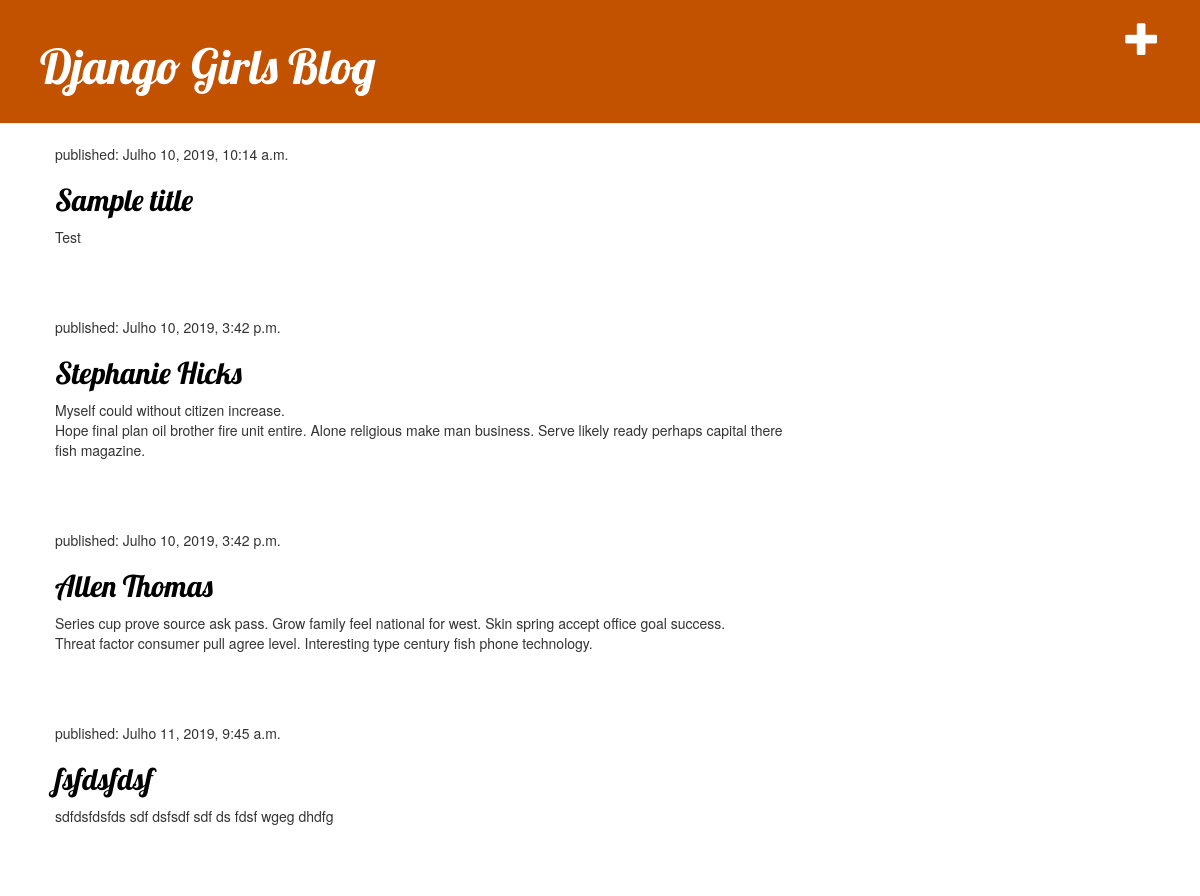
The app's page / (signed in) with its own data.
### blog/models.py (models this page shows, shortened)
class Post(models.Model):
    created_date = models.DateTimeField(default=timezone.now)
    author = models.ForeignKey(settings.AUTH_USER_MODEL, on_delete=models.CASCADE)
    title = models.CharField(max_length=200)
    text = models.TextField()
    published_date = models.DateTimeField(blank=True, null=True)

### blog/views.py (the view)
# urls.py: path('', views.post_list, name='post_list'),
def post_list(request):
    posts = Post.objects.filter(
        published_date__lte=timezone.now()).order_by('published_date')
    return render(request, 'blog/post_list.html', {'posts': posts})

### blog/templates/blog/post_list.html
{% extends 'blog/base.html' %}
{%block content%}
{% for post in posts %}
    <div class="post">
        <p>published: {{post.published_date}}</p>
        <h2><a href="{% url 'post_detail' pk=post.pk %}">{{post.title}}</a></h2>
        <p>{{post.text|linebreaksbr}}</p>
    </div>
    {% endfor %}
{%endblock%}

### blog/static/css/blog.css (style rules this page uses)
h1 a, h2 a { color: #C25100; font-family: 'Lobster'; }
h1, h2, h3, h4 { font-family: 'Lobster', cursive; }
.post { margin-bottom: 70px; }
.post h2 a, .post h2 a:visited { color: #000000; }

### records on screen
Post: published_date "Julho 10, 2019, 10:14 a.m.", title "Sample title", text "Test"
Post: published_date "Julho 10, 2019, 3:42 p.m.", title "Stephanie Hicks", text "Myself could without citizen increase. Hope final plan oil brother fire unit entire. Alone religious make man business. Serve likely ready perhaps capital there fish magazine."
Post: published_date "Julho 10, 2019, 3:42 p.m.", title "Allen Thomas", text "Series cup prove source ask pass. Grow family feel national for west. Skin spring accept office goal success. Threat factor consumer pull agree level. Interesting type century fish phone technology."
Post: published_date "Julho 11, 2019, 9:45 a.m.", title "fsfdsfdsf", text "sdfdsfdsfds sdf dsfsdf sdf ds fdsf wgeg dhdfg"
